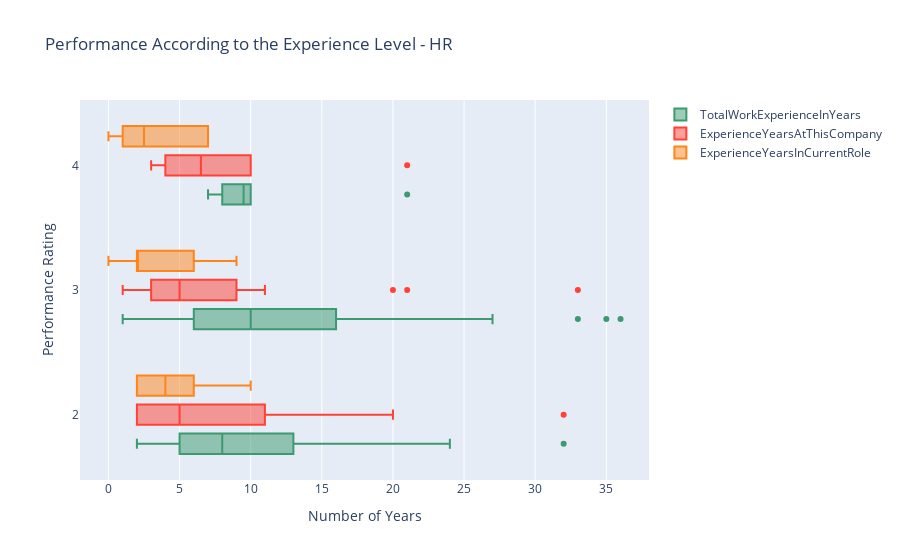

Notebook code for this chart:
### Markdown cell above
### (iv) Performance According to the Experience Level

### Code cell
data = [
    {
        'x': HR['TotalWorkExperienceInYears'],
        'y': HR['PerformanceRating'],
        'name':'TotalWorkExperienceInYears',
        'marker': {
            'color': '#3D9970'
        },
        'boxmean': False,
        'orientation': 'h',
        "type": "box",
    },
    {
        'x':HR['ExperienceYearsAtThisCompany'],
        'y':HR['PerformanceRating'],
        'name': 'ExperienceYearsAtThisCompany',
        'marker':{
            'color': '#FF4136',
        },
        'boxmean': False,
        'orientation': 'h',
        "type": "box",
    },
    {
        'x': HR['ExperienceYearsInCurrentRole'],
        'y': HR['PerformanceRating'],
        'name':'ExperienceYearsInCurrentRole',
        'marker': {
            'color': '#FF851B',
        },
        'boxmean': False,
        'orientation': 'h',
        "type": "box",
    }
]
layout = {
    'xaxis': {
        'title': 'Number of Years',
        'zeroline': False,
    },
    'yaxis': {
        'title': 'Performance Rating ',
        'zeroline': False,
    },
    'boxmode': 'group',
    'title': 'Performance According to the Experience Level - HR ',
}
fig = go.Figure(data=data, layout=layout)

py.iplot(fig)

### Figure 1 — Plotly figure (JSON) as saved in the notebook; plotly's stock layout.template omitted (floating-point values rounded to 4 significant figures)
{"data": [{"boxmean": false, "marker": {"color": "#3D9970"}, "name": "TotalWorkExperienceInYears", "orientation": "h", "type": "box", "x": [23, 12, 8, 6, 6, 13, 7, 6, 24, 6, 5, 10, 14, 10, 36, 33, 21, 10, 8, 2, 21, 10, 27, 14, 8, 10, 9, 3, 6, 10, 19, 13, 2, 3, 1, 10, 1, 7, 35, 6, 9, 16, 7, 23, 8, 12, 7, 9, 4, 1, 11, 32, 10, 16], "y": [3, 3, 3, 3, 3, 3, 3, 3, 2, 2, 2, 4, 3, 3, 3, 3, 3, 3, 3, 2, 4, 3, 3, 3, 3, 3, 4, 2, 3, 2, 3, 2, 3, 3, 3, 4, 3, 3, 3, 3, 3, 3, 4, 3, 4, 3, 2, 2, 3, 3, 3, 2, 3, 3]}, {"boxmean": false, "marker": {"color": "#FF4136"}, "name": "ExperienceYearsAtThisCompany", "orientation": "h", "type": "box", "x": [21, 8, 5, 5, 5, 5, 4, 6, 20, 5, 5, 4, 10, 7, 7, 33, 20, 10, 3, 2, 21, 6, 5, 10, 2, 3, 5, 2, 4, 9, 10, 11, 1, 3, 1, 10, 1, 6, 10, 2, 9, 4, 3, 5, 8, 11, 2, 2, 3, 1, 3, 32, 2, 9], "y": [3, 3, 3, 3, 3, 3, 3, 3, 2, 2, 2, 4, 3, 3, 3, 3, 3, 3, 3, 2, 4, 3, 3, 3, 3, 3, 4, 2, 3, 2, 3, 2, 3, 3, 3, 4, 3, 3, 3, 3, 3, 3, 4, 3, 4, 3, 2, 2, 3, 3, 3, 2, 3, 3]}, {"boxmean": false, "marker": {"color": "#FF851B"}, "name": "ExperienceYearsInCurrentRole", "orientation": "h", "type": "box", "x": [6, 3, 2, 1, 4, 4, 3, 3, 6, 4, 4, 3, 9, 6, 3, 9, 7, 9, 2, 2, 7, 3, 2, 7, 2, 2, 0, 2, 2, 7, 0, 10, 0, 2, 0, 1, 0, 2, 9, 0, 0, 2, 2, 3, 7, 9, 2, 2, 2, 0, 2, 5, 2, 7], "y": [3, 3, 3, 3, 3, 3, 3, 3, 2, 2, 2, 4, 3, 3, 3, 3, 3, 3, 3, 2, 4, 3, 3, 3, 3, 3, 4, 2, 3, 2, 3, 2, 3, 3, 3, 4, 3, 3, 3, 3, 3, 3, 4, 3, 4, 3, 2, 2, 3, 3, 3, 2, 3, 3]}], "layout": {"boxmode": "group", "title": {"text": "Performance According to the Experience Level - HR "}, "xaxis": {"title": {"text": "Number of Years"}, "zeroline": false}, "yaxis": {"title": {"text": "Performance Rating "}, "zeroline": false}}}
